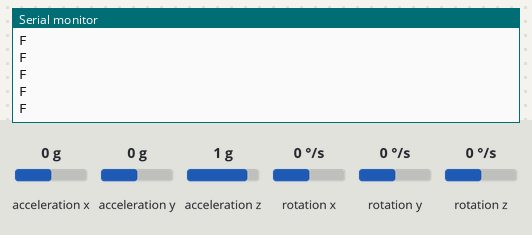
The sketch below on a simulated Arduino Uno, built with avr-gcc and run on an emulated ATmega328P. Shown: the last lines printed to the serial monitor. Inputs (shaded band) come from the test bench; at power-on: acceleration z 1 g, acceleration x 0 g, acceleration y 0 g, rotation x 0 °/s, rotation y 0 °/s, rotation z 0 °/s.

Above: at 3.4 s.
3.5 s: acceleration z set to 0.1 g
5.0 s: acceleration z set to -0.2 g
At 5.4 s:
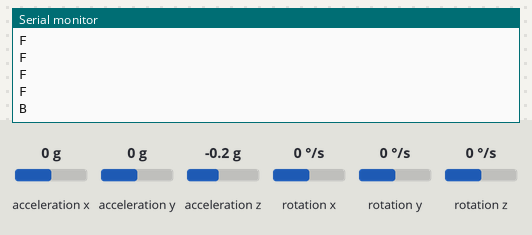
7.0 s: acceleration x set to 0 g
At 7.4 s:
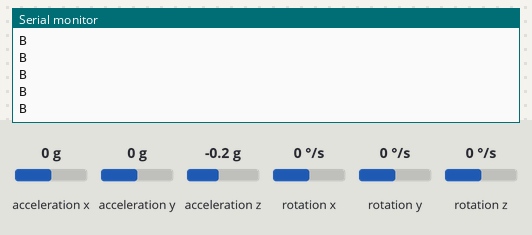
9.0 s: acceleration x set to 0.2 g
At 9.5 s:
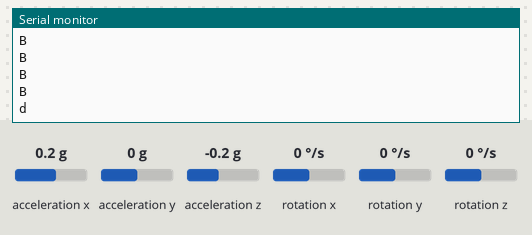

Measured:
- the behaviour switches between 0 and -0.1 g on acceleration z (found by bisection; images 0 and 1)
- the behaviour switches between 0 and 0.1 g on acceleration x (found by bisection; images 2 and 3)
- after the input at 5.0 s, the serial monitor: prints a new line at once (image 1)
- after the input at 9.0 s, the serial monitor: prints a new line at once (image 3)

The sketch:

Acelerometro.ino
```cpp
#include "MPU6050.h"

MPU6050 sensor;

String lastDir;
String frontDir[5] = {"L", "l", "F", "r", "R"};
String backDir[5] = {"i", "i", "B", "d", "d"};

int16_t ax, ay, az;
int16_t minAx = -15000;
int16_t maxAx = 15000;

String getDirection() {
  sensor.getAcceleration(&ax, &ay, &az);
  int i = 0;
  for (float offset = 0; offset <= 2; offset += .5) {
    if (ax <= minAx + (offset * maxAx )) {
      if (az >= 0) {
        lastDir = frontDir[i];
        return lastDir;
      } else {
        lastDir = backDir[i];
        return lastDir;
      }
    }
    i++;
  }
  return lastDir;
}

void setup() {
  // put your setup code here, to run once:
  Wire.begin();
  sensor.initialize();
  Serial.begin(9600);
}

void loop() {
  // put your main code here, to run repeatedly:
  String result = getDirection();
  Serial.println(result);
  delay(500);
}
```
